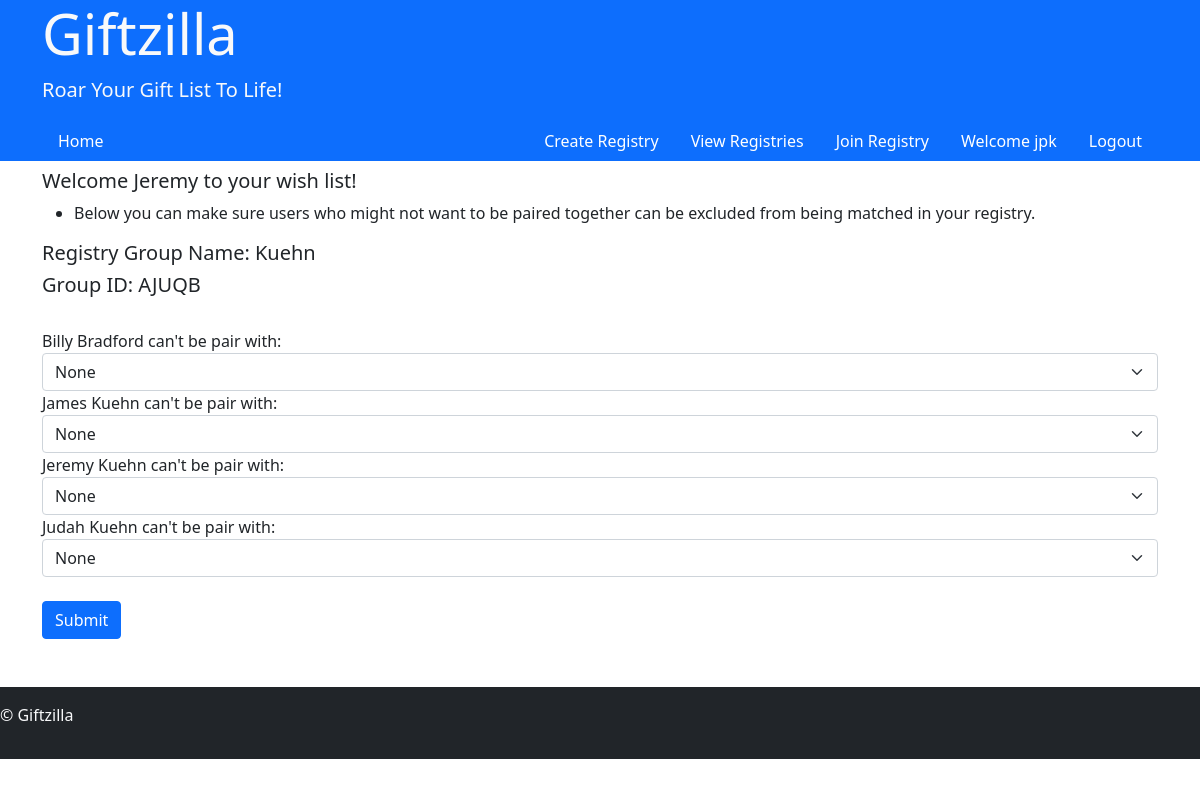
Before: /user/AJUQB/noPairs (signed in) with the older database file.
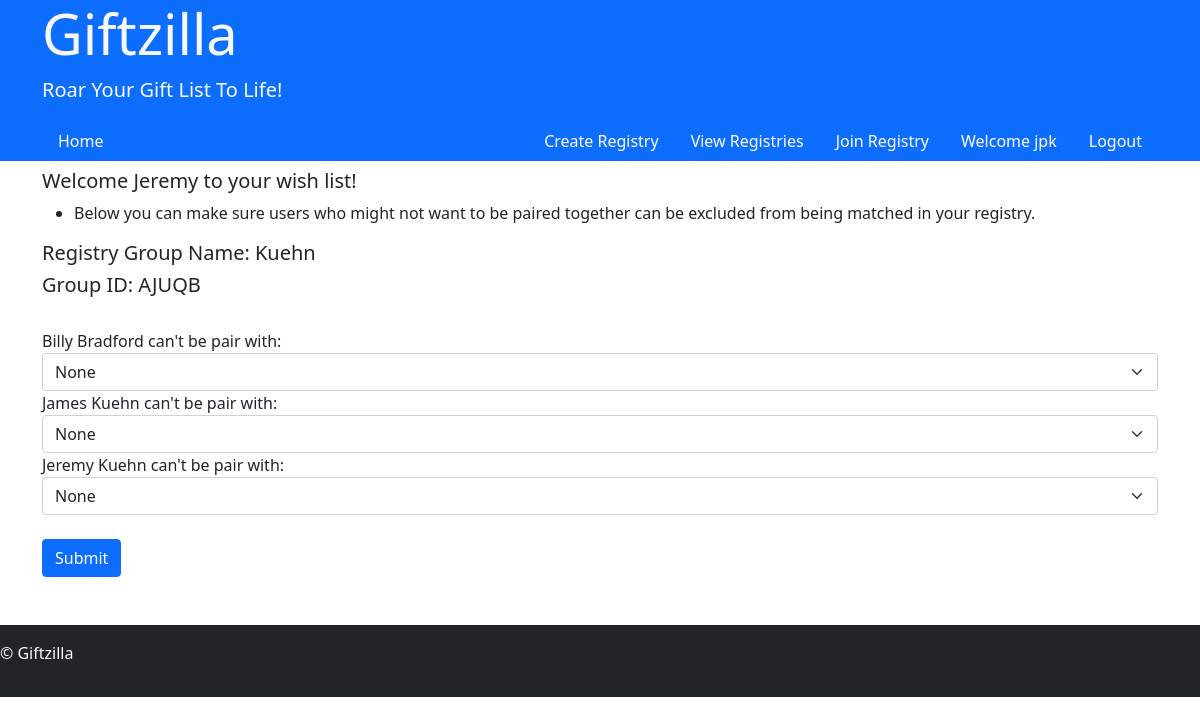
After: the same page with the newer database file.
### user/models.py (models this page shows, shortened)
class giftGroups(models.Model):
    groupPin = models.CharField(max_length=5)
    user = models.ForeignKey(User, on_delete=models.CASCADE)
    registry = models.ForeignKey(Registry, on_delete=models.CASCADE)

### register/models.py (models this page shows, shortened)
class User(AbstractUser):
    groups = models.ManyToManyField(
        'auth.Group',
        related_name='web_users',
        blank=True,
        help_text='The groups this user belongs to. A user will get all permissions granted to each of their groups.',
        verbose_name='groups',
    )
    user_permissions = models.ManyToManyField(
        'auth.Permission',
        related_name='web_users',
        blank=True,
        help_text='Specific permissions for this user.',
        verbose_name='user permissions',
    )

### user/views.py (the view)
# urls.py: path("<str:groupPin>/noPairs", views.noPairs, name="noPairs")
@login_required
def noPairs(request, groupPin):
    user = request.user
    groupReg = Registry.objects.get(regPin=groupPin)
    userCount = giftGroups.objects.filter(groupPin=groupPin).count()
    if request.method == "POST":
        noPairForms = []
        for i in range(userCount):
            form = noGiveForm(request.POST, prefix=f'no_pair_{i}')
            noPairForms.append(form)
        try:
            noPair = int(request.POST.get("user_dropdown"))
            if noPair == 0:
                t = noGive.objects.create(user=user, noGift=None, regPin=groupPin)
                t.save()
            else:
                p = User.objects.get(id=noPair)
                t = noGive.objects.create(user=user, noGift=p, regPin=groupPin)
                t.save()
            regUsers = giftGroups.objects.filter(groupPin=groupPin)
            noForm = noGiveForm()
            noForm.fields['noGift'].queryset = regUsers
            return render(request, "user/usernoPairs.html", {
                "message": "Wish list saved.",
                "success":  "success",
                "groupReg": groupReg,
                "user": user,
                "regUsers": regUsers,
                "noGiveForm": noForm,
                })
        except TypeError:
            regUsers = giftGroups.objects.filter(groupPin=groupPin)
            noForm = noGiveForm()
            noForm.fields['noGift'].queryset = regUsers
            noPairForms = []
            for i in range(userCount):
                noPairForms.append(noGiveForm(prefix=f'no_pair_{i}'))
            return render(request, "user/usernoPairs.html", {
            "groupReg": groupReg,
            "user": user,
            "regUsers": regUsers,
            "noGiveForm": noForm,
            "noPairForms": noPairForms,
            "message": "Something went wrong saving your wish list. Please try again."
        })
    else:
        regUsers = giftGroups.objects.filter(groupPin=groupPin)
        noForm = noGiveForm()
        noForm.fields['noGift'].queryset = regUsers
        return render(request, "user/usernopairs.html", {
            "groupReg": groupReg,
            "user": user,
            "regUsers": regUsers,
            "noGiveForm": noForm,
        })

### user/forms.py
class noGiveForm(ModelForm):
    class Meta:
        model = noGive
        fields = "__all__"
        exclude = ["user"]

### giftzilla/templates/user/usernopairs.html (shortened to what this page needs)
{% extends 'layout.html' %}
{% block body %}
<div class="container">
    <h5>Welcome {{ user.first_name }} to your wish list!</h5>
    <ul>
        <li>Below you can make sure users who might not want to be paired together can be excluded from being matched in your registry.</li>
    </ul>
</div>
<div class="container">
    <h5>Registry Group Name: {{ groupReg.regName }}</h5>
    <h5>Group ID: {{ groupReg.regPin }}</h5>
    {% if success %}
    <a class="btn btn-primary" href="{% url 'user:viewWishList' groupPin=groupReg.regPin userID=user.id %}">Edit/View Wish List</a>
    {% else %}
    <form method="post">
        <br>
        {% for user in regUsers %}
            <label for="user_dropdown" value="{{ user.user.id }}">{{ user.user.first_name }} {{ user.user.last_name }} can't be pair with:</label>
            <select name="user_dropdown" id="user_dropdown" class="form-select">
                <option value="0">None</option>
            </select>
        {% endfor %}
        <br>
        <button type="submit" class="btn btn-primary">Submit</button>
    </form>
    {% endif %}
</div>
{% endblock %}

Changed rows visible on the page:
removed giftGroups: user.first_name "Judah", user.last_name "Kuehn"
